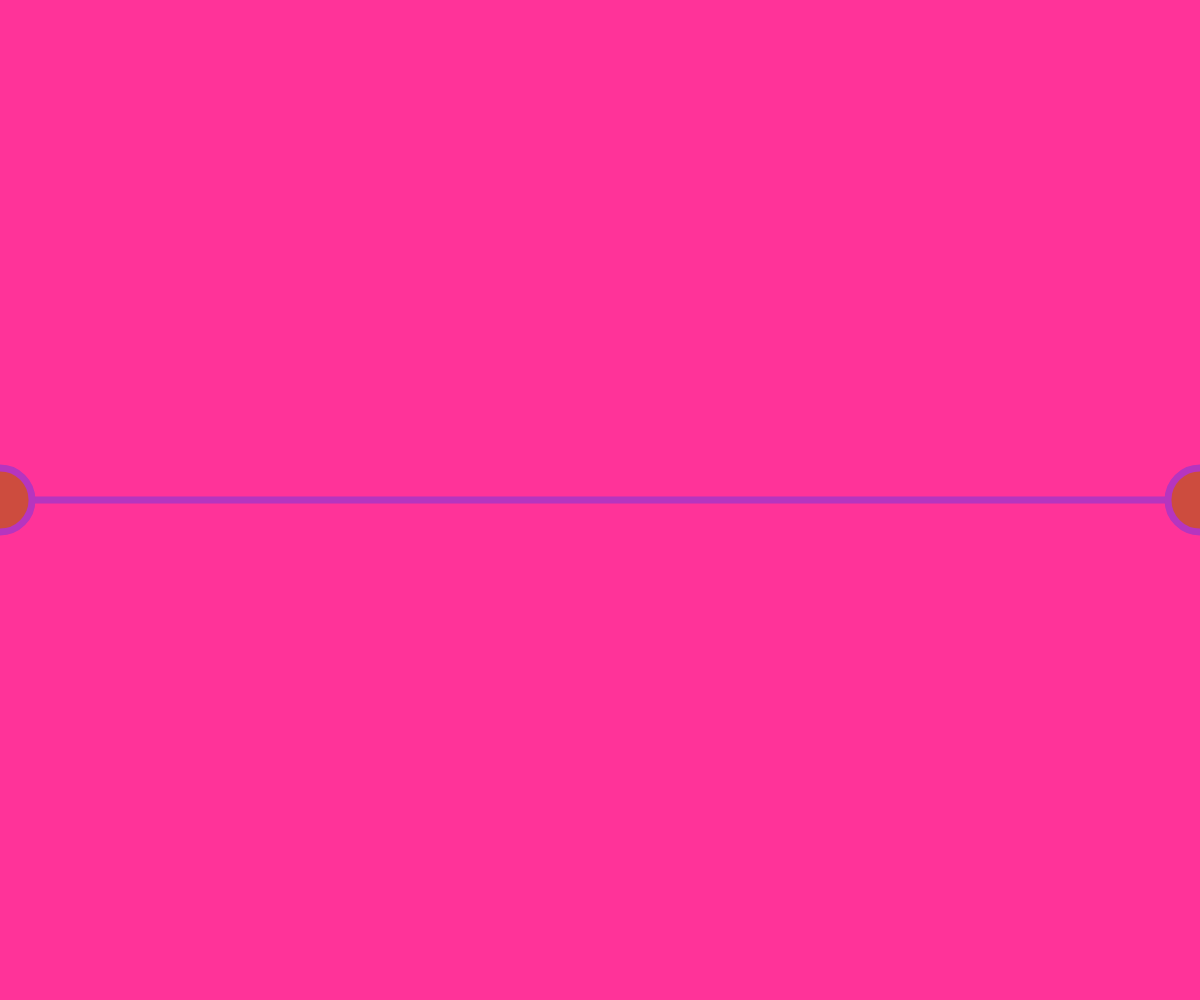
Frame 1 (no input)
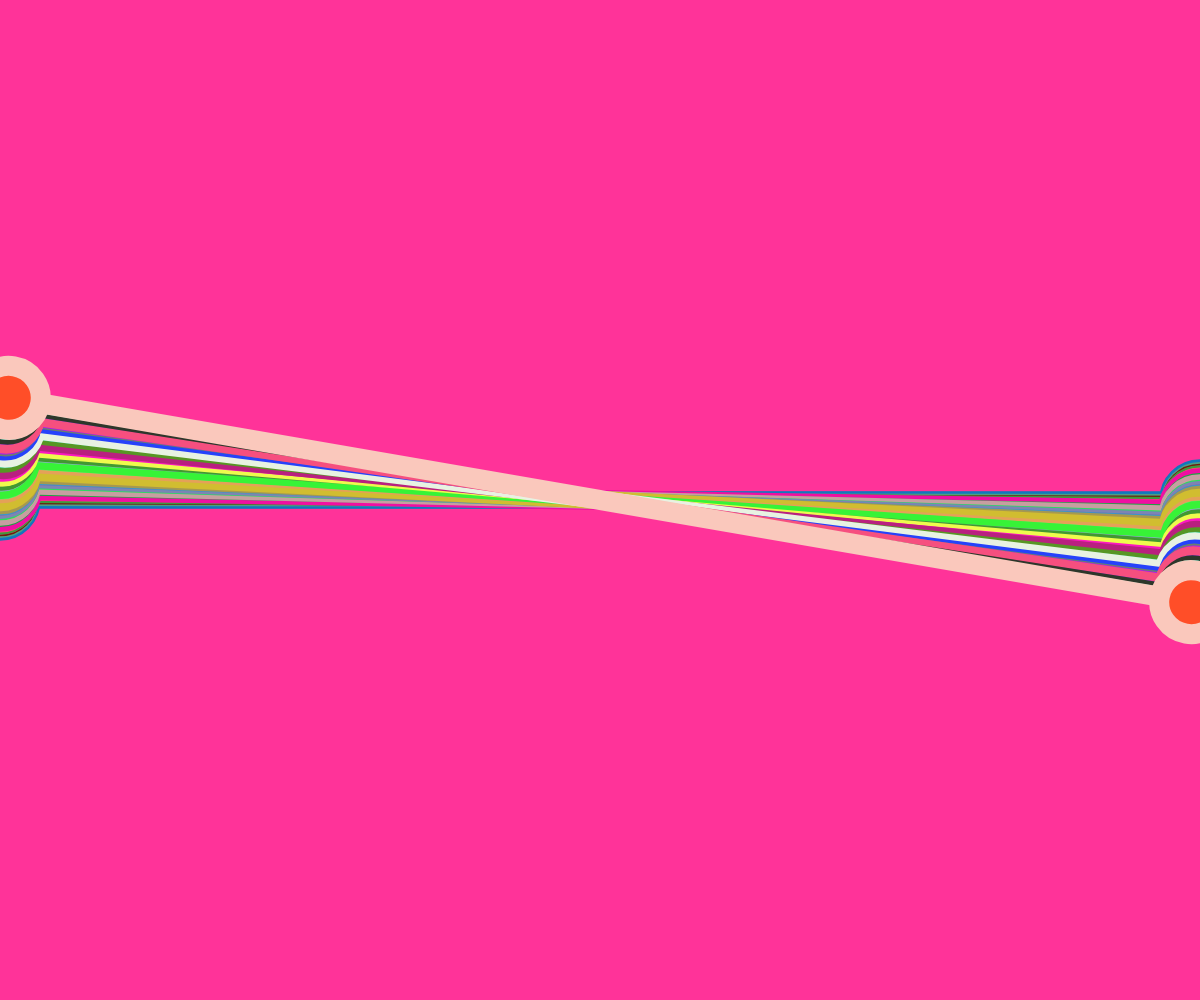
Frame 60 (no input)
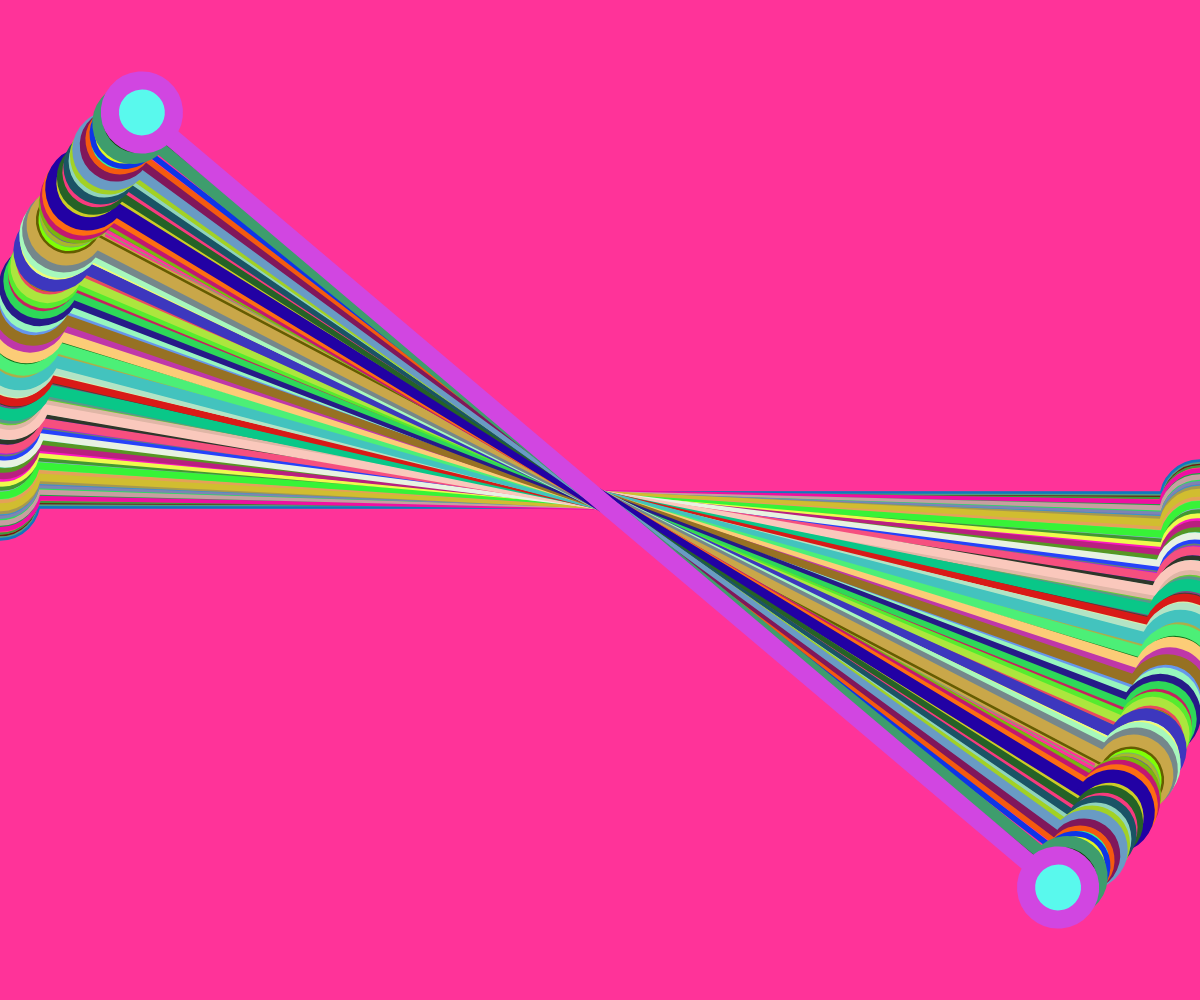
Frame 120 (the mouse pressed at the canvas centre since frame 60)

The p5.js sketch that drew these frames (run headless with seeded random() and noise() and a simulated clock; from frame 60 on, the mouse is pressed at the canvas centre):

// p5.js sketch
// ── sketch.js
// The Nature of Code
// Daniel Shiffman
// http://natureofcode.com



let angle = 0;
let aVelocity = 0;
let aAcceleration = 0.0001;

function setup() {
  var cnv = createCanvas(windowWidth, windowHeight);
  cnv.style('display', 'block');
  background(bg_color_x, bg_color_y, bg_color_z);
}


function draw() {

  if (leaveTrail == true) {
    //dont update background color
  }
  else {
    background(bg_color_x, bg_color_y, bg_color_z);
  }  


  translate(width / 2, height / 2);
  rotate(angle);

  let rgbSetStroke = new colorRGBSet();
  let tempStrokeWeight = random(stroke_Weight);
  let rgbSetFill = new colorRGBSet();

  stroke(rgbSetStroke.red, rgbSetStroke.green, rgbSetStroke.blue);
  strokeWeight(tempStrokeWeight);
  fill(rgbSetFill.red, rgbSetFill.green, rgbSetFill.blue);  

  let lineEndPoint = 600;
  let ellipseRadius = 64;

  line(-lineEndPoint, 0, lineEndPoint, 0);
  ellipse(lineEndPoint, 0, ellipseRadius, ellipseRadius);
  ellipse(-lineEndPoint, 0, ellipseRadius, ellipseRadius);  

  angle += aVelocity;
  aVelocity += aAcceleration;  

  // print(n);
}


function windowResized() {
  resizeCanvas(windowWidth, windowHeight);
  background(bg_color_x, bg_color_y, bg_color_z);
}

// ── generalhelper.js
//beginner background colors for setup

let bg_color_x = 255;
let bg_color_y = 51;
let bg_color_z = 153;

//the max allowed stroke Weight
let stroke_Weight = 20;

let leaveTrail = true;

class colorRGBSet {
    constructor() {
        this.red = random(255);
        this.green = random(255);
        this.blue = random(255);
    }
}
